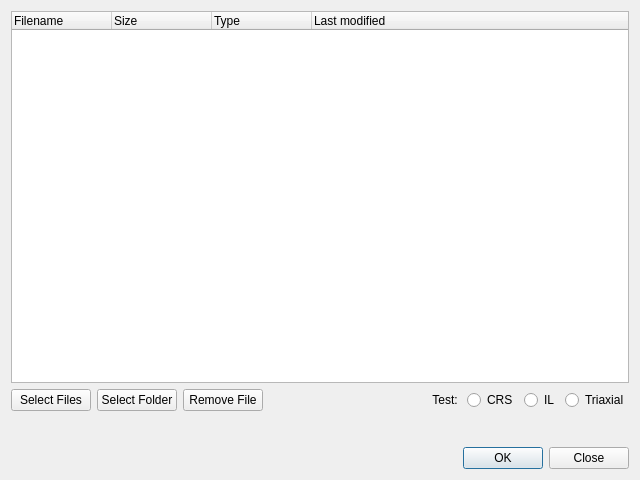
<?xml version="1.0" encoding="UTF-8"?>
<ui version="4.0">
 <class>Form</class>
 <widget class="QWidget" name="Form">
  <property name="geometry">
   <rect>
    <x>0</x>
    <y>0</y>
    <width>640</width>
    <height>480</height>
   </rect>
  </property>
  <property name="windowTitle">
   <string>Selector</string>
  </property>
  <property name="windowIcon">
   <iconset>
    <normaloff>Logo-Ntnu.svg</normaloff>Logo-Ntnu.svg</iconset>
  </property>
  <layout class="QGridLayout" name="gridLayout_3">
   <item row="2" column="0">
    <widget class="QDialogButtonBox" name="btnYesNo">
     <property name="standardButtons">
      <set>QDialogButtonBox::Close|QDialogButtonBox::Ok</set>
     </property>
     <property name="centerButtons">
      <bool>false</bool>
     </property>
    </widget>
   </item>
   <item row="0" column="0">
    <layout class="QVBoxLayout" name="verticalLayout_2">
     <item>
      <widget class="QTreeWidget" name="treeWidget">
       <property name="selectionBehavior">
        <enum>QAbstractItemView::SelectItems</enum>
       </property>
       <property name="rootIsDecorated">
        <bool>true</bool>
       </property>
       <property name="uniformRowHeights">
        <bool>false</bool>
       </property>
       <property name="itemsExpandable">
        <bool>true</bool>
       </property>
       <property name="sortingEnabled">
        <bool>false</bool>
       </property>
       <property name="animated">
        <bool>true</bool>
       </property>
       <property name="allColumnsShowFocus">
        <bool>true</bool>
       </property>
       <property name="wordWrap">
        <bool>false</bool>
       </property>
       <property name="expandsOnDoubleClick">
        <bool>false</bool>
       </property>
       <attribute name="headerCascadingSectionResizes">
        <bool>false</bool>
       </attribute>
       <attribute name="headerDefaultSectionSize">
        <number>100</number>
       </attribute>
       <attribute name="headerHighlightSections">
        <bool>false</bool>
       </attribute>
       <attribute name="headerMinimumSectionSize">
        <number>100</number>
       </attribute>
       <attribute name="headerShowSortIndicator" stdset="0">
        <bool>false</bool>
       </attribute>
       <attribute name="headerStretchLastSection">
        <bool>true</bool>
       </attribute>
       <column>
        <property name="text">
         <string>Filename</string>
        </property>
       </column>
       <column>
        <property name="text">
         <string>Size</string>
        </property>
       </column>
       <column>
        <property name="text">
         <string>Type</string>
        </property>
       </column>
       <column>
        <property name="text">
         <string>Last modified</string>
        </property>
       </column>
      </widget>
     </item>
     <item>
      <layout class="QGridLayout" name="gridLayout_2">
       <item row="0" column="3">
        <widget class="QRadioButton" name="radioBtnCRS">
         <property name="sizePolicy">
          <sizepolicy hsizetype="Fixed" vsizetype="Fixed">
           <horstretch>0</horstretch>
           <verstretch>0</verstretch>
          </sizepolicy>
         </property>
         <property name="text">
          <string>CRS</string>
         </property>
        </widget>
       </item>
       <item row="0" column="2">
        <widget class="QLabel" name="label">
         <property name="text">
          <string>Test: </string>
         </property>
         <property name="alignment">
          <set>Qt::AlignRight|Qt::AlignTrailing|Qt::AlignVCenter</set>
         </property>
        </widget>
       </item>
       <item row="0" column="1">
        <spacer name="horizontalSpacer">
         <property name="orientation">
          <enum>Qt::Horizontal</enum>
         </property>
         <property name="sizeType">
          <enum>QSizePolicy::Minimum</enum>
         </property>
         <property name="sizeHint" stdset="0">
          <size>
           <width>120</width>
           <height>20</height>
          </size>
         </property>
        </spacer>
       </item>
       <item row="0" column="4">
        <widget class="QRadioButton" name="radioBtnIL">
         <property name="sizePolicy">
          <sizepolicy hsizetype="Fixed" vsizetype="Fixed">
           <horstretch>0</horstretch>
           <verstretch>0</verstretch>
          </sizepolicy>
         </property>
         <property name="text">
          <string>IL</string>
         </property>
        </widget>
       </item>
       <item row="0" column="0">
        <layout class="QHBoxLayout" name="horizontalLayout_3">
         <item>
          <widget class="QPushButton" name="btnFile">
           <property name="sizePolicy">
            <sizepolicy hsizetype="Fixed" vsizetype="Fixed">
             <horstretch>0</horstretch>
             <verstretch>0</verstretch>
            </sizepolicy>
           </property>
           <property name="text">
            <string>Select Files</string>
           </property>
          </widget>
         </item>
         <item>
          <widget class="QPushButton" name="btnFolder">
           <property name="sizePolicy">
            <sizepolicy hsizetype="Fixed" vsizetype="Fixed">
             <horstretch>0</horstretch>
             <verstretch>0</verstretch>
            </sizepolicy>
           </property>
           <property name="text">
            <string>Select Folder</string>
           </property>
          </widget>
         </item>
         <item>
          <widget class="QPushButton" name="btnDelete">
           <property name="sizePolicy">
            <sizepolicy hsizetype="Fixed" vsizetype="Fixed">
             <horstretch>0</horstretch>
             <verstretch>0</verstretch>
            </sizepolicy>
           </property>
           <property name="text">
            <string>Remove File</string>
           </property>
          </widget>
         </item>
        </layout>
       </item>
       <item row="0" column="5">
        <widget class="QRadioButton" name="radioBtnTri">
         <property name="sizePolicy">
          <sizepolicy hsizetype="Fixed" vsizetype="Fixed">
           <horstretch>0</horstretch>
           <verstretch>0</verstretch>
          </sizepolicy>
         </property>
         <property name="text">
          <string>Triaxial</string>
         </property>
        </widget>
       </item>
      </layout>
     </item>
    </layout>
   </item>
   <item row="3" column="0">
    <layout class="QVBoxLayout" name="verticalLayout_3"/>
   </item>
   <item row="1" column="0">
    <spacer name="verticalSpacer">
     <property name="orientation">
      <enum>Qt::Vertical</enum>
     </property>
     <property name="sizeType">
      <enum>QSizePolicy::Minimum</enum>
     </property>
     <property name="sizeHint" stdset="0">
      <size>
       <width>20</width>
       <height>30</height>
      </size>
     </property>
    </spacer>
   </item>
  </layout>
 </widget>
 <resources/>
 <connections/>
</ui>
